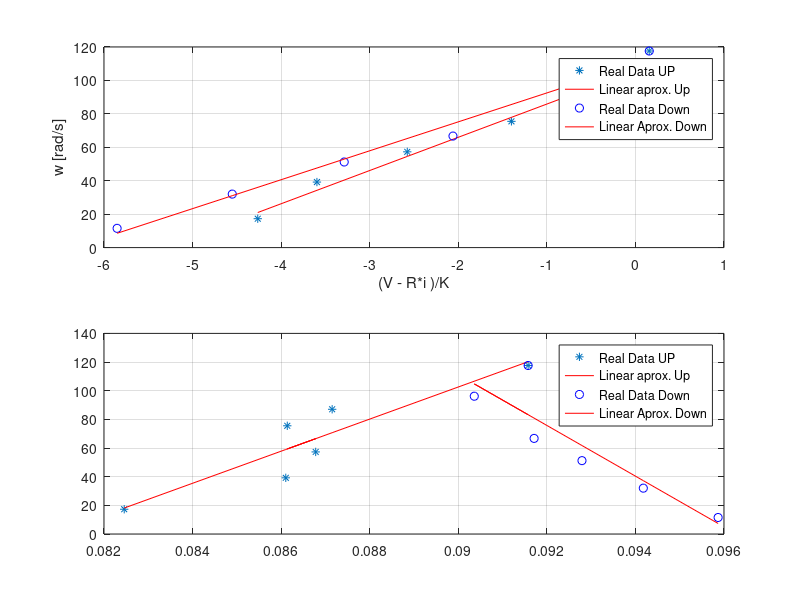

The MATLAB script that drew this image:
clc,close all

N=16;
I_Der_mean =[0 2.28 7.52 14.66 20.63 24.41 25.49 25.69 25.5 25.8 27.11 26.75 27.15 27.47 27.88 28.38 23.78 15.8 7.9 2.31 0 -1.92 -8.13 -14.19 -20.33 -30.26 -32.79 -36.63 -31.09 -31.38 -30.52 -28.93 -29.64 -31.03 -31.32 -31.26 -23.83 -16.93 -9.14 -2.68 0];
W_Der_mean =[0 0 0 0 0 1.08 2.45 3.58 4.72 5.44 7.35 6.01 4.17 3.2 2 0.72 0.1 0 0 0 0 0 0 0 0 0 -1.29 -2.48 -3.9 -5.1 -6.7 -5.55 -4.29 -3.25 -1.07 -0.37 0 0 0 0 0]*N;
U_Der_mean =[0 10 20 30 40 50 60 70 80 90 100 90 80 70 60 50 40 30 20 10 0 -10 -20 -30 -40 -50 -60 -70 -80 -90 -100 -90 -80 -70 -60 -50 -40 -30 -20 -10 0];

R=0.4;
V=11;

subplot(211)

x_s=V*U_Der_mean(6:11)/100 - R*I_Der_mean(6:11);
y_s=W_Der_mean(6:11);
plot(x_s,y_s,'*')

c_s=polyfit(x_s,y_s,1);

K_s=1/c_s(1)


xlabel('(V - R*i )/K')
ylabel('w [rad/s]')
grid on

hold on
plot(x_s,x_s*c_s(1)+c_s(2),'r')


x_b=V*U_Der_mean(11:16)/100 - R*I_Der_mean(11:16);
y_b=W_Der_mean(11:16);

plot(x_b,y_b,'bo')
c_b=polyfit(x_b,y_b,1);
plot(x_b,x_b*c_b(1)+c_b(2),'r')
K_b=1/c_b(1)

K=(K_b+K_s)/2

legend('Real Data UP','Linear aprox. Up','Real Data Down','Linear Aprox. Down')

subplot(212)

x_s=K*I_Der_mean(6:11)/N;
y_s=W_Der_mean(6:11); 

plot(x_s,y_s,'*')
c_s=polyfit(x_s,y_s,1);
b_s=1/c_s(1)

grid on

hold on
plot(x_s,x_s*c_s(1)+c_s(2),'r')

x_b=K*I_Der_mean(11:16)/N;
y_b=W_Der_mean(11:16); 

plot(x_b,y_b,'bo')
c_b=polyfit(x_b,y_b,1);
plot(x_b,x_b*c_b(1)+c_b(2),'r')
b_b=1/c_b(1)

b=(b_b+b_s)/2

legend('Real Data UP','Linear aprox. Up','Real Data Down','Linear Aprox. Down')
